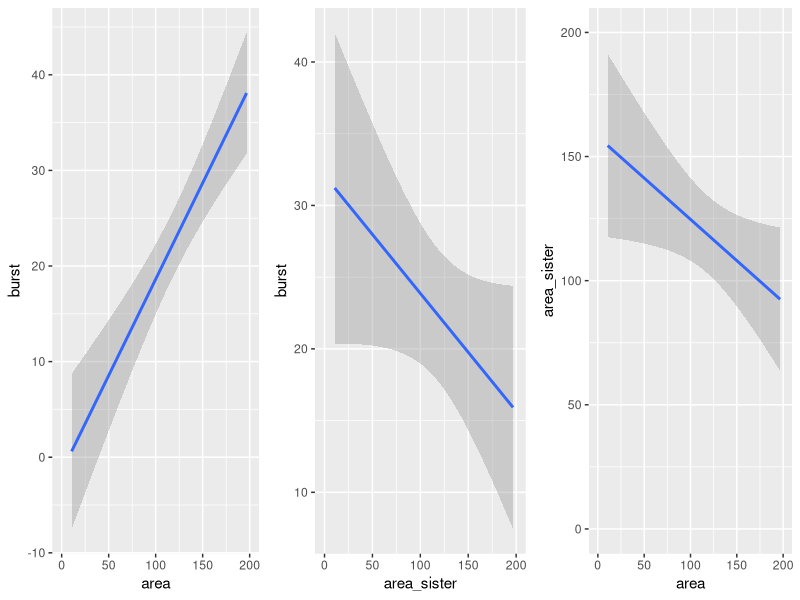

Write the R code that produced this figure.
# Simulation for negatively correlated area and area-of-sister

require(ggplot2)
require(gridExtra)

set.seed(42)
NUMBER <- 20
SLOPE <- 0.2
as <- paste0("language", 1:NUMBER, ".a")
bs <- paste0("language", 1:NUMBER, ".b")
lang <- append(as, bs)
sibling <- append(bs, as)
area.as <- runif(NUMBER, 50, 200)
area.bs <- runif(NUMBER, 10, 160)
area <- append(area.as, area.bs)
NOISE <- 10
burst <- sapply(area, function(x) SLOPE * x + rnorm(1, 0, NOISE))

df <- data.frame(lang, area, burst, sibling)
df <- merge(df, df[, c("lang", "area")], by.x = "sibling", by.y = "lang", suffixes = c("", "_sister"))

plot1 <- ggplot(df, aes(x = area, y = burst)) +
  geom_smooth(method = 'lm', formula = y ~ x) +
  xlim(0, 200)

plot2 <- ggplot(df, aes(x = area_sister, y = burst)) +
  geom_smooth(method = 'lm', formula = y ~ x) +
  xlim(0, 200)

plot3 <- ggplot(df, aes(x = area, y = area_sister)) +
  geom_smooth(method = 'lm', formula = y ~ x) +
  xlim(0, 200) +
  ylim(0, 200)

grid.arrange(plot1, plot2, plot3, ncol=3)
